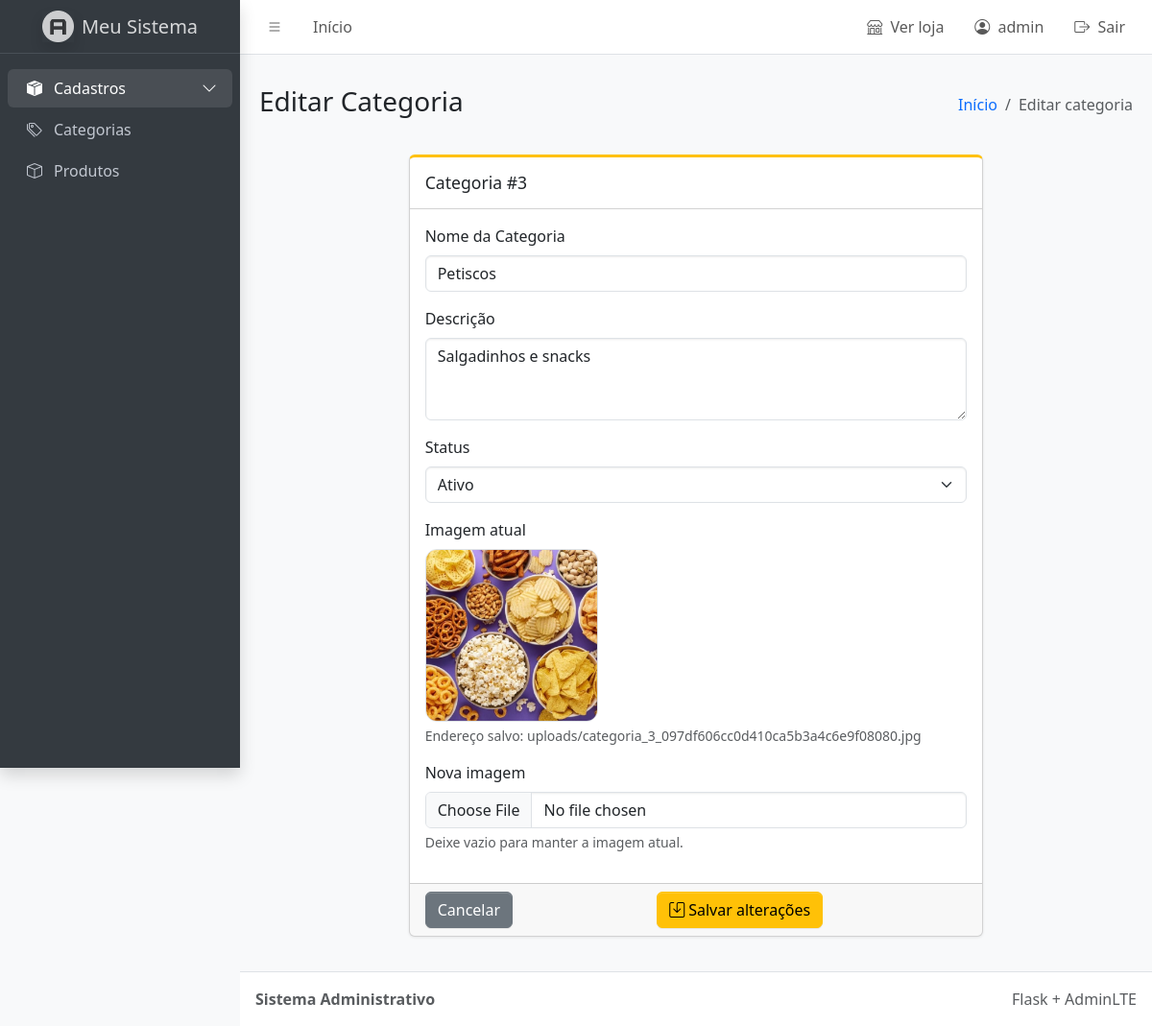
/editarcategoria/3 (signed in), run on the app's committed database.
### tables this page shows
CREATE TABLE categoria(
   id integer primary key autoincrement,
   nome varchar(50) not null,
   descricao text, 
   ativo boolean,
   imagem blob,
   img varchar(100)
);

### app.py (the view, shortened to what this page needs)
@app.route('/editarcategoria/<int:id>', methods=['GET', 'POST'])
def editarCategoria(id):
    with conexao() as conn:
        categoria = conn.execute('SELECT * FROM categoria WHERE id = ?', (id,)).fetchone()
    if categoria is None:
        flash('Categoria não encontrada.', 'danger')
        return redirect(url_for('listarCategoria'))
    return render_template('admin/editar_categoria.html', categoria=categoria)

### app.py (called while the page is built)
def conexao():
    conn = sqlite3.connect(Path(app.root_path) / 'database.db')
    conn.row_factory = sqlite3.Row
    conn.execute('PRAGMA foreign_keys = ON')
    return conn

@app.context_processor
def dados_do_carrinho():
    return {'qtd_carrinho': sum(session.get('carrinho', {}).values())}

@app.before_request
def proteger_rotas():
    endpoint = request.endpoint
    if endpoint is None or endpoint in ENDPOINTS_PUBLICOS:
        return None
    if 'usuario_id' not in session:
        flash('Faça login para continuar.', 'warning')
        return redirect(url_for('login'))
    if endpoint in ('raiz', 'sair') or endpoint.startswith('cliente_'):
        return None
    if session.get('tipo') != 'admin':
        flash('Esta área é restrita ao administrador.', 'danger')
        return redirect(url_for('cliente_inicio'))
    return None

### templates/admin/editar_categoria.html (shortened to what this page needs)
{% extends 'admin/base.html' %}
{% block page_title %}Editar Categoria{% endblock %}
{% block breadcrumb %}Editar categoria{% endblock %}
{% block content %}
<div class="row justify-content-center">
  <div class="col-xl-8 col-lg-10">
    <div class="card card-warning card-outline">
      <div class="card-header"><h3 class="card-title">Categoria #{{ categoria.id }}</h3></div>
      <form method="POST" enctype="multipart/form-data">
        <div class="card-body">
          <div class="mb-3">
            <label for="nome_categoria" class="form-label">Nome da Categoria</label>
            <input type="text" class="form-control" id="nome_categoria" name="nome_categoria"
                   value="{{ categoria.nome }}" required>
          </div>
          <div class="mb-3">
            <label for="descricao" class="form-label">Descrição</label>
            <textarea class="form-control" id="descricao" name="descricao" rows="3">{{ categoria.descricao or '' }}</textarea>
          </div>
          <div class="mb-3">
            <label for="ativo" class="form-label">Status</label>
            <select class="form-select" id="ativo" name="ativo">
              <option value="True" {% if categoria.ativo|string == 'True' %}selected{% endif %}>Ativo</option>
            </select>
          </div>
          {% if categoria.img %}
          <div class="mb-3">
            <label class="form-label d-block">Imagem atual</label>
            <img src="{{ url_for('static', filename=categoria.img) }}" alt="Imagem de {{ categoria.nome }}" class="image-preview">
            <div class="form-text">Endereço salvo: {{ categoria.img }}</div>
          </div>
          {% endif %}
          <div class="mb-3">
            <label for="imagem" class="form-label">Nova imagem</label>
            <input type="file" class="form-control" id="imagem" name="imagem" accept="image/png,image/jpeg,image/gif,image/webp">
            <div class="form-text">Deixe vazio para manter a imagem atual.</div>
          </div>
        </div>
        <div class="card-footer d-flex justify-content-between">
          <a href="{{ url_for('listarCategoria') }}" class="btn btn-secondary">Cancelar</a>
          <button type="submit" class="btn btn-warning"><i class="bi bi-save me-1"></i>Salvar alterações</button>
        </div>
      </form>
    </div>
  </div>
</div>
{% endblock %}

### templates/admin/base.html (style rules this page uses)
.image-preview { width: 180px; height: 180px; object-fit: cover; border-radius: .75rem; border: 1px solid var(--bs-border-color); }
.app-content .card { box-shadow: 0 1px 3px rgba(0,0,0,.08); }

### data on the page
categoria: id "3", nome_categoria "Petiscos", descricao "Salgadinhos e snacks", ativo "Ativo", img (picture), img "uploads/categoria_3_097df606cc0d410ca5b3a4c6e9f08080.jpg"

### other printed values
{{ session.get('usuario_nome', 'Administrador') }} "admin"
